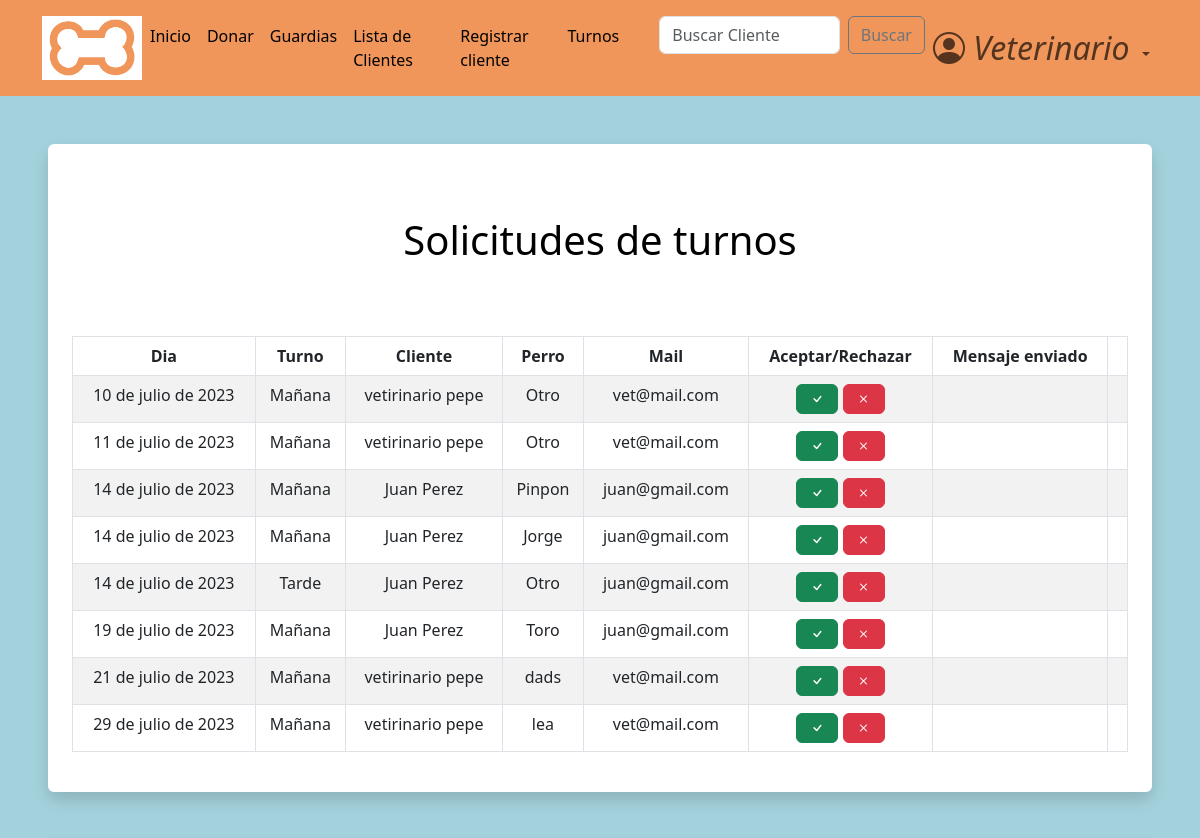
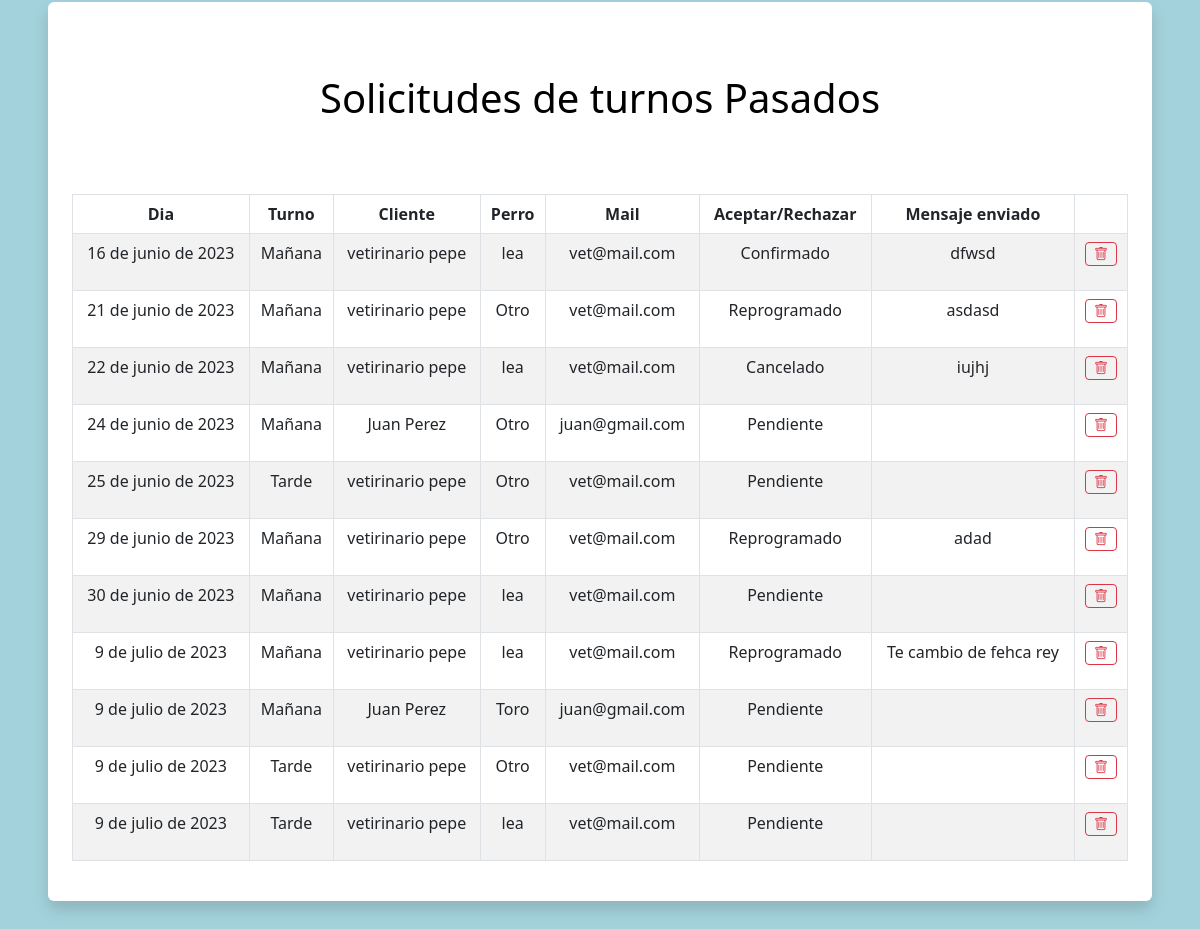
The page /turnos/shifts_panel/ (signed in) on the database its author committed (2 pictures, top to bottom).
### shifts/models.py (models this page shows, shortened)
class Appointment(models.Model):
    class Hour(models.TextChoices):
        mañana = "Mañana"
        tarde = "Tarde"
    user = models.ForeignKey(CustomUser, on_delete=models.CASCADE, null=True, blank=True)
    day = models.DateField(
        null=True,
        validators=[MinValueValidator(date.today, message="La fecha del turno debe ser despues de la fecha de hoy")],
    )
    time = models.CharField(max_length=10, choices=TIME_CHOICES, default="Mañana")
    description = models.CharField(max_length=200, blank=True)
    dog = models.ForeignKey(
        Dog,
        on_delete=models.CASCADE,
        null=True,
        blank=True,
    )
    status = models.CharField(max_length=50, default="Pendiente")
    mandado = models.CharField(max_length=50, default="1")

### accounts/models.py (models this page shows, shortened)
class CustomUser(AbstractBaseUser, PermissionsMixin):
    email = models.EmailField(
        verbose_name="email",
        unique=True,
        max_length=40,
        error_messages={"unique":'El mail ya se encuentra registrado. Por favor ingrese otro.'}
    )
    name = models.CharField(
        max_length=30
    )
    surname = models.CharField(
        max_length=30,
        blank=True,
        null=True
    )
    address = models.CharField(
        max_length=30,
        blank=True,
        null=True
    )
    telephone = models.SlugField(
        max_length=15,
        blank=True,
        null=True,
    )
    is_active = models.BooleanField(
        default=True,
    )
    is_staff = models.BooleanField(
        default=False,
    )
    is_admin = models.BooleanField(
        default=False,
    )
    last_login = models.DateTimeField(
        verbose_name="last login",
        default=datetime.datetime.now,
    )
    is_veterinario = models.BooleanField(
        default=False,
    )
    has_discount = models.BooleanField(
        default=False,
    )
    USERNAME_FIELD = "email"    #variable por la cual se ingresa, dice username pero seria como 'campo que representa el inicio de sesion'
    REQUIRED_FIELDS = ['name',]    #no permite registros si no tiene estos campos completos
    objects = CustomUserManager()

### dogs/models.py (models this page shows, shortened)
class Dog(models.Model):
    class Sex(models.TextChoices):
        macho = "Macho"
        hembra = "Hembra"
    class Breed(models.TextChoices):
        sin_raza = "Sin raza"
        coker = "Coker"
        pastor_aleman = "Pastor aleman"
        bulldog = "Bulldog"
        labrador = "Labrador"
        golden = "Golder"
        caniche = "Caniche"
        chihuahua = "Chihuahua"
        bulldog_frances = "Bulldog Frances"
        beagle = "Beagle"
        boxer = "Boxer"
        galgo = "Galgo"
        dalmata = "Dalmata"
        sharpei = "Shar pei"
    class Color(models.TextChoices):
        blanco = "Blanco"
        negro = "Negro"
        marron = "Marrón"
        blanco_y_negro = "Blanco y negro"
        otro = "Otro color"
    class Size(models.TextChoices):
        grande = "Grande"
        mediano = "Mediano"
        pequeño = "pequeño"
    name = models.CharField(
        max_length=30,
    )
    date_of_birth = models.DateField(
        null=True,
        validators=[MaxValueValidator(date.today, "La fecha de nacimiento del perro debe ser anterior a hoy")]
    )
    sex = models.CharField(
        max_length=10,
        choices=Sex.choices
    )
    breed = models.CharField(
        max_length=20,
        choices=Breed.choices
    )
    color = models.CharField(
        max_length=20,
        blank=True,
        choices=Color.choices,
        null=True,
    )
    size = models.CharField(
        max_length=10,
        null=True,
        blank=True,
        choices=Size.choices,
    )
    description = models.TextField(
        max_length=120,
        blank=True,
        null=True,
    )
    hidden = models.BooleanField(default=False)
    owner = models.ForeignKey(
        CustomUser,
        blank=True,
        on_delete=models.CASCADE,
        null=True
    )

### shifts/views.py (the view)
# urls.py: path('shifts_panel/', views.shifts_panel_view, name='shifts_panel'),
@login_required
def shifts_panel_view(request):
    today = datetime.today()
    new_date = today.replace(year=2023, month=1, day=1)
    minDate = today.strftime('%Y-%m-%d')
    minNewDate = new_date.strftime('%Y-%m-%d')
    deltatime = today + timedelta(days=360)
    deltatimeold = today - timedelta(days=1)
    strdeltatimeold = deltatimeold.strftime('%Y-%m-%d')
    strdeltatime = deltatime.strftime('%Y-%m-%d')
    maxDate = strdeltatime
    maxOldDate = strdeltatimeold
    items = Appointment.objects.filter(day__range=[minDate, maxDate]).order_by('day','time')
    items_old = Appointment.objects.filter(day__range=[minNewDate, maxOldDate]).order_by('day','time')
    if request.method == 'POST':
        description = request.POST.get('description')
        redirect('shifts_panel')
    return render(request, 'shifts_panel.html', {
        'items':items,'items_old':items_old,
    })

### shifts/templates/shifts_panel.html (shortened to what this page needs)
{% extends 'home.html' %}
{% load static %}
{% block content %}
<head>
  <link rel="stylesheet" href="https://cdnjs.cloudflare.com/ajax/libs/font-awesome/4.7.0/css/font-awesome.min.css" />
</head>
{% if user.is_authenticated %}
<div class="shadow p-4 mb-5 bg-body bg-body rounded text-black  m-5 ">
  {% if items.exists %}
  <h1 class="text-center mt-5 mb-5">Solicitudes de turnos</h1>
  <br>
  <div class="table-responsive">
    <table class="table table-bordered table-striped table-hover mx-auto">
      <thead>
        <tr>
          <th class="text-center" scope="col">Dia</th>
          <th class="text-center" scope="col">Turno</th>
          <th class="text-center" scope="col">Cliente</th>
          <th class="text-center" scope="col">Perro</th>
          <th class="text-center" scope="col">Mail</th>
          <th class="text-center" scope="col">Aceptar/Rechazar</th>
          <th class="text-center" scope="col">Mensaje enviado</th>
          <th class="text-center" scope="col"></th>
        </tr>
      </thead>
      <tbody id="myTable">
        {% for item in items %}
        <tr>
          <td class="text-center">{{item.day}}</td>
          <td class="text-center">{{item.time}}</td>
          <td class="text-center">{{item.user.name}} {{item.user.surname}}</td>
          {% if item.dog == None %}
          <td class="text-center">Otro</td>
          {% else %}
          <td class="text-center">{{item.dog.name}}</td>
          {% endif %}
          <td class="text-center">{{item.user.email}}</td>
          {% if item.status == "Pendiente" %}
          <td class="text-center">
            <a href="{% url 'send_confirmation_message' item.id  %}" class="bi bi-check btn btn-success"></a>
            <a href="{% url 'send_rejection_message' item.id %}" class="bi bi-x btn btn-danger"></a>
          </td>
          {% else %}
          <td class="text-center">{{ item.status }}</td>
          {% endif %}
          <td class="text-center">{{item.description}}</td>
          <td class="text-center">
          </td>
        </tr>
        {% endfor %}
      </tbody>
    </table>
  </div>
  {% else %}
  <h4 class="text-center">No hay turnos pendientes</h1>
    {% endif %}
</div>
<div class="shadow p-4 mb-5 bg-body bg-body rounded text-black  m-5 ">
  {% if items_old.exists %}
  <h1 class="text-center mt-5 mb-5">Solicitudes de turnos Pasados </h1>
  <br>
  <div class="table-responsive">
    <table class="table table-bordered table-striped table-hover mx-auto">
      <thead>
        <tr>
          <th class="text-center" scope="col">Dia</th>
          <th class="text-center" scope="col">Turno</th>
          <th class="text-center" scope="col">Cliente</th>
          <th class="text-center" scope="col">Perro</th>
          <th class="text-center" scope="col">Mail</th>
          <th class="text-center" scope="col">Aceptar/Rechazar</th>
          <th class="text-center" scope="col">Mensaje enviado</th>
          <th class="text-center" scope="col"></th>
        </tr>
      </thead>
      <tbody id="myTable">
        {% for item in items_old %}
        <tr>
          <td class="text-center">{{item.day}}</td>
          <td class="text-center">{{item.time}}</td>
          <td class="text-center">{{item.user.name}} {{item.user.surname}}</td>
          {% if item.dog == None %}
          <td class="text-center">Otro</td>
          {% else %}
          <td class="text-center">{{item.dog.name}}</td>
          {% endif %}
          <td class="text-center">{{item.user.email}}</td>
          <td class="text-center">{{ item.status }}</td>
          <td class="text-center">{{item.description}}</td>
          <td class="text-center">
            <form method="POST" action="{% url 'shift_delete' item.id %}">
              <button type="submit" class="bi bi-trash red-color btn btn-outline-danger btn-sm show_confirm_delete" data-toggle="tooltip" title='Borrar'></button>
          </form>
          </td>
        </tr>
        {% endfor %}
      </tbody>
    </table>
  </div>
  {% else %}
  <h4 class="text-center">No hay turnos pendientes</h1>
    {% endif %}
</div>
{% else %}
<div class="shadow p-4 mb-5 bg-body bg-body rounded text-black  m-5">
  <h1 class="p-2  me-3">Primero debes iniciar sesión!</h1>
  <a href="{% url 'login' %}" class="btn btn-primary text-white">Iniciar sesión</a>
</div>
{% endif %}
{% endblock %}

### pages/static/css/styles.css (style rules this page uses)
html { box-sizing: border-box; font-size: 16px; scroll-behavior: smooth; }
body { margin: 0; padding: 0; overflow-x: hidden; background-color: #a4d2dc; }
a { text-decoration: none; }

### rows shown on the page
Appointment: day "10 de julio de 2023", time "Mañana", user.name "vetirinario", user.surname "pepe", shows "Otro", user.email "vet@mail.com", status "Pendiente" (drawn)
Appointment: day "11 de julio de 2023", time "Mañana", user.name "vetirinario", user.surname "pepe", shows "Otro", user.email "vet@mail.com", status "Pendiente" (drawn)
Appointment: day "14 de julio de 2023", time "Mañana", user.name "Juan", user.surname "Perez", dog.name "Pinpon", user.email "juan@gmail.com", status "Pendiente" (drawn)
Appointment: day "14 de julio de 2023", time "Mañana", user.name "Juan", user.surname "Perez", dog.name "Jorge", user.email "juan@gmail.com", status "Pendiente" (drawn)
Appointment: day "14 de julio de 2023", time "Tarde", user.name "Juan", user.surname "Perez", shows "Otro", user.email "juan@gmail.com", status "Pendiente" (drawn)
Appointment: day "19 de julio de 2023", time "Mañana", user.name "Juan", user.surname "Perez", dog.name "Toro", user.email "juan@gmail.com", status "Pendiente" (drawn)
Appointment: day "21 de julio de 2023", time "Mañana", user.name "vetirinario", user.surname "pepe", dog.name "dads", user.email "vet@mail.com", status "Pendiente" (drawn)
Appointment: day "29 de julio de 2023", time "Mañana", user.name "vetirinario", user.surname "pepe", dog.name "lea", user.email "vet@mail.com", status "Pendiente" (drawn)
Appointment: day "16 de junio de 2023", time "Mañana", user.name "vetirinario", user.surname "pepe", dog.name "lea", user.email "vet@mail.com", status "Confirmado", description "dfwsd"
Appointment: day "21 de junio de 2023", time "Mañana", user.name "vetirinario", user.surname "pepe", shows "Otro", user.email "vet@mail.com", status "Reprogramado", description "asdasd"
Appointment: day "22 de junio de 2023", time "Mañana", user.name "vetirinario", user.surname "pepe", dog.name "lea", user.email "vet@mail.com", status "Cancelado", description "iujhj"
Appointment: day "24 de junio de 2023", time "Mañana", user.name "Juan", user.surname "Perez", shows "Otro", user.email "juan@gmail.com", status "Pendiente"
Appointment: day "25 de junio de 2023", time "Tarde", user.name "vetirinario", user.surname "pepe", shows "Otro", user.email "vet@mail.com", status "Pendiente"
Appointment: day "29 de junio de 2023", time "Mañana", user.name "vetirinario", user.surname "pepe", shows "Otro", user.email "vet@mail.com", status "Reprogramado", description "adad"
Appointment: day "30 de junio de 2023", time "Mañana", user.name "vetirinario", user.surname "pepe", dog.name "lea", user.email "vet@mail.com", status "Pendiente"
Appointment: day "9 de julio de 2023", time "Mañana", user.name "vetirinario", user.surname "pepe", dog.name "lea", user.email "vet@mail.com", status "Reprogramado", description "Te cambio de fehca rey"
Appointment: day "9 de julio de 2023", time "Mañana", user.name "Juan", user.surname "Perez", dog.name "Toro", user.email "juan@gmail.com", status "Pendiente"
Appointment: day "9 de julio de 2023", time "Tarde", user.name "vetirinario", user.surname "pepe", shows "Otro", user.email "vet@mail.com", status "Pendiente"
Appointment: day "9 de julio de 2023", time "Tarde", user.name "vetirinario", user.surname "pepe", dog.name "lea", user.email "vet@mail.com", status "Pendiente"
